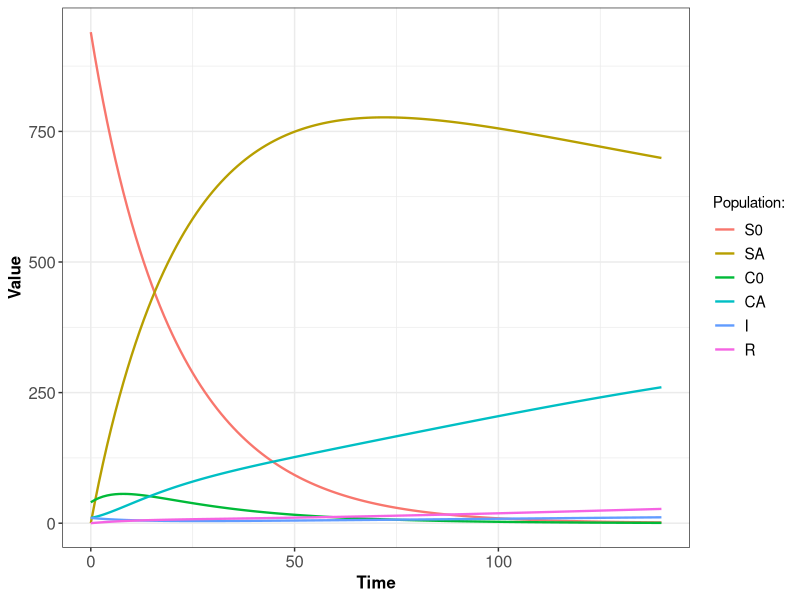

Reproduce this figure in R.
###Paquets
library(deSolve)
library(ggplot2)
library(reshape2)
library(dplyr)

###Model (method2)
cdiff_model <- function(t, pop, params) {
  
  with(as.list(c(pop, params)), {
  
    #population totale
    N = S0 + SA + C0 + CA + I + R
    
    #force d'infection
    lambda = beta * (C0 + CA + nu*I)/N
    
    #equations diff
    dS0 <- -lambda*S0 + gamma*C0 - tau*S0 
    dSA <- -lambda*SA + gamma*CA + tau*S0 + phi*R
    dC0 <- lambda*S0 - gamma*C0 - sigma*C0 - tau*C0
    dCA <- lambda*SA - gamma*CA - sigma_A*CA + tau*C0
    dI <- sigma*C0  + sigma_A*CA - epsilon*I + sigma_A*R
    dR <-  epsilon*I - sigma_A*R - phi*R
    
    res<-c(dS0, dSA, dC0, dCA, dI, dR)
    
    list(res)
    
  })

}

# Parametres
beta=0.021
nu=36
gamma=0.03
sigma=0.000445
sigma_A=sigma*6.67
tau=0.044
epsilon=0.07
phi=0.018

#Simulation
dt=1
Tmax=140

# Conditions initiales
N=1000
I_0=10
R_0=0
C0_0=40
CA_0=10
S0_0=N-C0_0-CA_0-I_0
SA_0=0


# Création des vecteurs à partir des différentes valeurs
times=seq(from=0, to=Tmax, by=dt)
init.cond=c(S0=S0_0, SA=SA_0, C0=C0_0, CA=CA_0, I=I_0, R=R_0) 
params=c(beta=beta, nu=nu, gamma=gamma, sigma=sigma, sigma_A=sigma_A, tau=tau, epsilon=epsilon, phi=phi)

# Fonction pour extraire métriques d'ajustement pour beta_try et nu_try (eq_days=j pr atteindre eq, sim_days=simuler incidence annuelle)
compute_metrics <- function(beta_try, nu_try, eq_days = 2000, sim_days = 365) {
  params_try <- c(beta = beta_try, 
                  nu = nu_try, 
                  gamma = gamma, 
                  sigma = sigma,
                  sigma_A = sigma_A, 
                  tau = tau, 
                  epsilon = epsilon, 
                  phi = phi)
  
  # intégration pour laisser converger système vers son équilibre
  eq_out <- as.data.frame(lsoda(init.cond, seq(0, eq_days, by = 1), cdiff_model, params_try))
  state_eq <- eq_out[nrow(eq_out), c("S0","SA","C0","CA","I","R")] #extraction dernière ligne tableau
  state_eq_num <- as.numeric(state_eq) #converti en vecteur nums
  names(state_eq_num) <- names(state_eq) #reassigne nom composantes
  
  # prévalence colonisée calculée avec éq
  preval_C <- (state_eq_num["C0"] + state_eq_num["CA"]) / sum(state_eq_num)
  
  # part de la FOI provenant de I calculée avec éq
  contrib_I <- nu_try * state_eq_num["I"]
  contrib_C <- state_eq_num["C0"] + state_eq_num["CA"]
  frac_from_I <- as.numeric(contrib_I / (contrib_I + contrib_C))
  
  # incidence annuelle calculée avec éq
  sim <- as.data.frame(lsoda(state_eq_num, seq(0, sim_days, by = 1), cdiff_model, params_try)) #simule à p de l'état d'équilibre pdt 1 an
  annual_incidence <- sum(params_try["sigma"] * sim$C0 + params_try["sigma_A"] * sim$CA) #somme brut des nouveaux cas : besoin conversion en patient/lits-jours
  return(list(prevalence_C = preval_C, frac_from_I = frac_from_I, annual_inc = annual_incidence)) 
}
#fin compute metric

#Appel test (verif metriques retournées)
m <- compute_metrics(beta_try=beta,nu_try=nu)

#Affichage synthétique
print(m)

# Intégration : fonction lsoda (pour résoudre edo) avec as.data.frame() autour pour un output plus pratique
result <- as.data.frame(lsoda(init.cond, times, cdiff_model, params))

# Méthode ggplot
result %>%
  melt(id = "time") %>%
  ggplot() +
  geom_line(aes(time, value, colour = variable), linewidth = 0.8) +
  theme_bw() +
  theme(axis.text = element_text(size = 12),
        axis.title = element_text(size = 12, face = "bold"),
        legend.text = element_text(size = 11)) +
  labs(x = "Time", y = "Value", colour = "Population:")

# fonction pour enregistrer le plot (enregistre par défaut le dernier plot affiché)
# ggsave("nom_du_plot.png")
